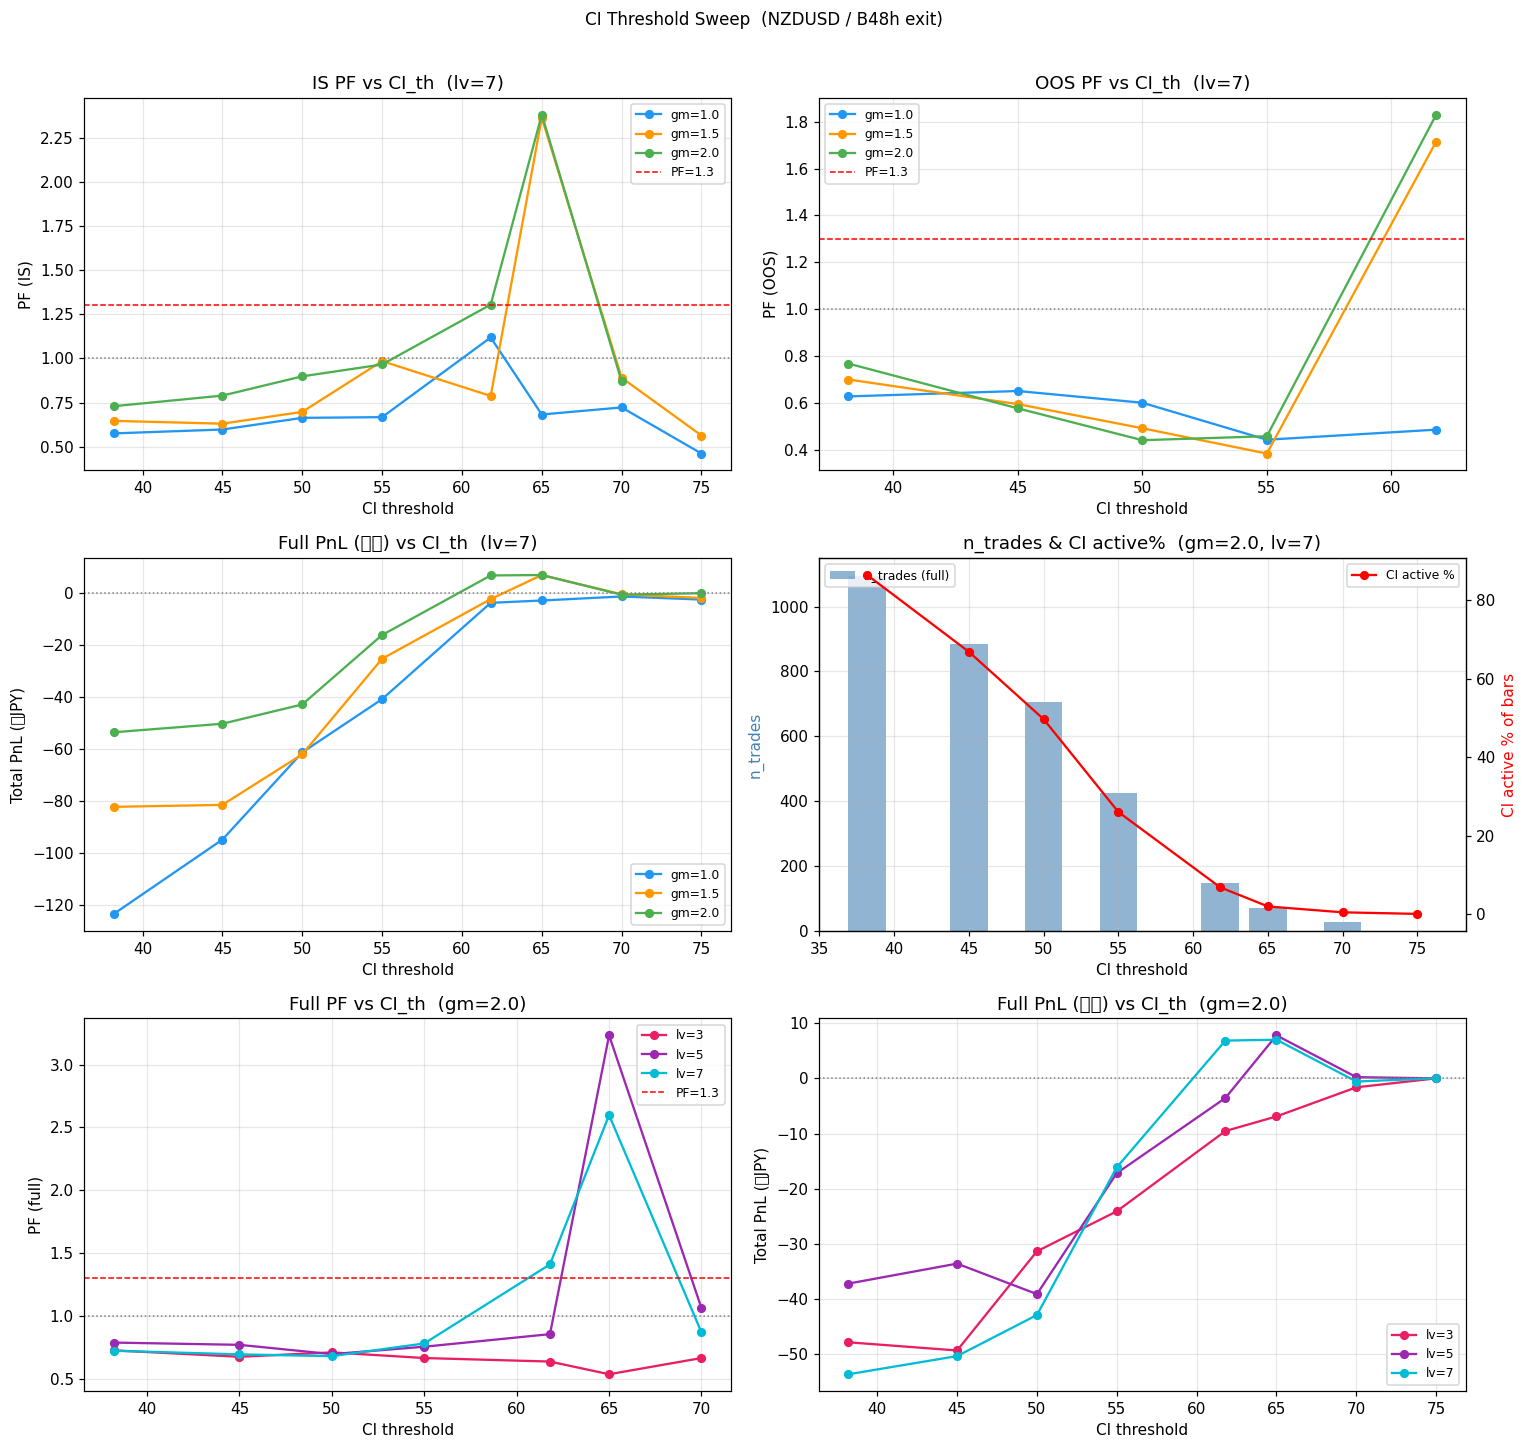

Source code (Python):
"""
grid_ci_sweep.py  --  Choppiness Index 閾値スイープ  (NZDUSD)

固定設定:
  exit = B48  (max_levels 到達から 48h で全決済)
  use_adx = False, use_relaltr = False

スイープ:
  Part 1: CI_th × gm  (lv=7 固定)
    CI_th : [38.2, 45, 50, 55, 61.8, 65, 70, 75]
    gm    : [1.0, 1.5, 2.0]
    → full period + IS(70%)/OOS(30%) 並列表示

  Part 2: CI_th × lv  (gm=2.0 固定)
    CI_th : 上記と同じ
    lv    : [3, 5, 7]
    → full period のみ

Output: optimizer/grid_ci_sweep_result.csv
        optimizer/grid_ci_sweep.png
"""

import sys
import warnings
from pathlib import Path

import matplotlib.pyplot as plt
import numpy as np
import pandas as pd

sys.path.insert(0, str(Path(__file__).parent))
from grid_bt_v2 import load_data, build_indicators, run_backtest

warnings.filterwarnings('ignore')

OUTPUT_DIR  = Path(__file__).parent
OUTPUT_CSV  = str(OUTPUT_DIR / 'grid_ci_sweep_result.csv')
CHART_PATH  = str(OUTPUT_DIR / 'grid_ci_sweep.png')

# ---------------------------------------------------------------
# Sweep settings
# ---------------------------------------------------------------
CI_TH_LIST      = [38.2, 45, 50, 55, 61.8, 65, 70, 75]
GM_LIST         = [1.0, 1.5, 2.0]
LV_LIST         = [3, 5, 7]
FIXED_LV        = 7
FIXED_GM        = 2.0
FIXED_EH        = 48
IS_RATIO        = 0.70
MIN_TRADES      = 10


# ---------------------------------------------------------------
# Helper: single run returning flat metrics dict
# ---------------------------------------------------------------

def one_run(df, conv, ind, ci_th, gm, lv, label='full'):
    m, eq = run_backtest(
        df, conv, ind,
        grid_mult    = gm,
        max_levels   = int(lv),
        exit_type    = 'B',
        exit_param   = FIXED_EH,
        use_ci       = True,
        use_adx      = False,
        use_relaltr  = False,
        ci_threshold = ci_th,
    )
    if m is None or m['n_trades'] < MIN_TRADES:
        return {'PF': np.nan, 'WR': np.nan, 'n_trades': 0,
                'total_pnl_jpy': 0, 'max_dd_pct': np.nan,
                'avg_hold_h': np.nan, 'label': label}
    return {**m, 'label': label}


def ci_active_pct(ind, ci_th):
    """% of bars where CI > ci_th (filter passes)."""
    ci = ind['ci_d1']
    valid = ci[~np.isnan(ci)]
    return round(float((valid > ci_th).mean() * 100), 1)


# ---------------------------------------------------------------
# Main
# ---------------------------------------------------------------

def main():
    print('[INFO] Loading NZDUSD...')
    df, conv_arr = load_data()
    n = len(df)
    print(f'[INFO] {n} bars  {df.index[0].date()} -> {df.index[-1].date()}')

    print('[INFO] Computing indicators...')
    ind = build_indicators(df)

    s70 = int(n * IS_RATIO)
    df_is,  conv_is,  ind_is  = (df.iloc[:s70],  conv_arr[:s70],
                                  {k: v[:s70] for k, v in ind.items()})
    df_oos, conv_oos, ind_oos = (df.iloc[s70:],  conv_arr[s70:],
                                  {k: v[s70:] for k, v in ind.items()})
    print(f'[INFO] IS : {df_is.index[0].date()} - {df_is.index[-1].date()} '
          f'({len(df_is)} bars)')
    print(f'[INFO] OOS: {df_oos.index[0].date()} - {df_oos.index[-1].date()} '
          f'({len(df_oos)} bars)')

    # =====================================================
    # Part 1: CI_th × gm  (lv=FIXED_LV)
    # =====================================================
    print(f'\n[Part 1] CI_th × gm  (lv={FIXED_LV}, eh={FIXED_EH}h)')
    rows_p1 = []
    total_p1 = len(CI_TH_LIST) * len(GM_LIST) * 3  # full + IS + OOS
    done = 0
    for ci_th in CI_TH_LIST:
        pct = ci_active_pct(ind, ci_th)
        for gm in GM_LIST:
            done += 3
            if done % 30 == 0:
                print(f'  ... {done}/{total_p1}')
            full = one_run(df,    conv_arr, ind,    ci_th, gm, FIXED_LV, 'full')
            is_r = one_run(df_is, conv_is,  ind_is, ci_th, gm, FIXED_LV, 'IS')
            oo_r = one_run(df_oos,conv_oos, ind_oos,ci_th, gm, FIXED_LV, 'OOS')
            rows_p1.append({
                'part':       1,
                'ci_th':      ci_th,
                'ci_pct':     pct,
                'gm':         gm,
                'lv':         FIXED_LV,
                'full_PF':    full['PF'],   'full_n': full['n_trades'],
                'full_PnL':   full['total_pnl_jpy'],
                'full_DD':    full['max_dd_pct'],
                'full_hold':  full['avg_hold_h'],
                'IS_PF':      is_r['PF'],   'IS_n': is_r['n_trades'],
                'IS_PnL':     is_r['total_pnl_jpy'],
                'OOS_PF':     oo_r['PF'],   'OOS_n': oo_r['n_trades'],
                'OOS_PnL':    oo_r['total_pnl_jpy'],
                'OOS_DD':     oo_r['max_dd_pct'],
            })

    # =====================================================
    # Part 2: CI_th × lv  (gm=FIXED_GM)
    # =====================================================
    print(f'\n[Part 2] CI_th × lv  (gm={FIXED_GM}, eh={FIXED_EH}h)')
    rows_p2 = []
    for ci_th in CI_TH_LIST:
        pct = ci_active_pct(ind, ci_th)
        for lv in LV_LIST:
            full = one_run(df, conv_arr, ind, ci_th, FIXED_GM, lv, 'full')
            rows_p2.append({
                'part':       2,
                'ci_th':      ci_th,
                'ci_pct':     pct,
                'gm':         FIXED_GM,
                'lv':         lv,
                'full_PF':    full['PF'],
                'full_n':     full['n_trades'],
                'full_PnL':   full['total_pnl_jpy'],
                'full_DD':    full['max_dd_pct'],
                'full_hold':  full['avg_hold_h'],
            })

    # ---- Save CSV ----
    all_rows = rows_p1 + rows_p2
    result_df = pd.DataFrame(all_rows)
    result_df.to_csv(OUTPUT_CSV, index=False)
    print(f'\n[INFO] Saved: {OUTPUT_CSV}')

    # ---- Print Part 1 summary ----
    pd.set_option('display.width', 180)
    df1 = pd.DataFrame(rows_p1)
    print('\n=== Part 1: CI_th × gm  (lv=7, IS/OOS) ===')
    print(df1[['ci_th', 'ci_pct', 'gm',
               'IS_PF', 'IS_n', 'IS_PnL',
               'OOS_PF', 'OOS_n', 'OOS_PnL', 'OOS_DD',
               'full_PF', 'full_n', 'full_hold']].to_string(index=False))

    # ---- Print Part 2 summary ----
    df2 = pd.DataFrame(rows_p2)
    print('\n=== Part 2: CI_th × lv  (gm=2.0, full) ===')
    # Pivot: ci_th × lv for full_PF
    piv_pf = df2.pivot(index='ci_th', columns='lv', values='full_PF').round(3)
    piv_n  = df2.pivot(index='ci_th', columns='lv', values='full_n')
    print('PF:')
    print(piv_pf.to_string())
    print('\nn_trades:')
    print(piv_n.to_string())

    # ---- Charts ----
    fig, axes = plt.subplots(3, 2, figsize=(14, 13))
    fig.suptitle(f'CI Threshold Sweep  (NZDUSD / B{FIXED_EH}h exit)',
                 fontsize=11, y=1.01)

    colors = {'1.0': '#2196F3', '1.5': '#FF9800', '2.0': '#4CAF50'}
    lv_colors = {3: '#E91E63', 5: '#9C27B0', 7: '#00BCD4'}

    # [0,0] IS PF vs CI_th by gm
    ax = axes[0, 0]
    for gm in GM_LIST:
        sub = df1[df1['gm'] == gm].sort_values('ci_th')
        ax.plot(sub['ci_th'], sub['IS_PF'], 'o-', label=f'gm={gm}',
                color=colors[str(gm)], linewidth=1.5, markersize=5)
    ax.axhline(1.3, color='red', ls='--', lw=1, label='PF=1.3')
    ax.axhline(1.0, color='gray', ls=':', lw=1)
    ax.set_title(f'IS PF vs CI_th  (lv={FIXED_LV})')
    ax.set_xlabel('CI threshold'); ax.set_ylabel('PF (IS)')
    ax.legend(fontsize=8); ax.grid(True, alpha=0.3)

    # [0,1] OOS PF vs CI_th by gm
    ax = axes[0, 1]
    for gm in GM_LIST:
        sub = df1[df1['gm'] == gm].sort_values('ci_th')
        ax.plot(sub['ci_th'], sub['OOS_PF'], 'o-', label=f'gm={gm}',
                color=colors[str(gm)], linewidth=1.5, markersize=5)
    ax.axhline(1.3, color='red', ls='--', lw=1, label='PF=1.3')
    ax.axhline(1.0, color='gray', ls=':', lw=1)
    ax.set_title(f'OOS PF vs CI_th  (lv={FIXED_LV})')
    ax.set_xlabel('CI threshold'); ax.set_ylabel('PF (OOS)')
    ax.legend(fontsize=8); ax.grid(True, alpha=0.3)

    # [1,0] full_PnL vs CI_th by gm
    ax = axes[1, 0]
    for gm in GM_LIST:
        sub = df1[df1['gm'] == gm].sort_values('ci_th')
        ax.plot(sub['ci_th'], sub['full_PnL'] / 1000, 'o-', label=f'gm={gm}',
                color=colors[str(gm)], linewidth=1.5, markersize=5)
    ax.axhline(0, color='gray', ls=':', lw=1)
    ax.set_title(f'Full PnL (千円) vs CI_th  (lv={FIXED_LV})')
    ax.set_xlabel('CI threshold'); ax.set_ylabel('Total PnL (千JPY)')
    ax.legend(fontsize=8); ax.grid(True, alpha=0.3)

    # [1,1] n_trades vs CI_th (% ci_active on twin axis)
    ax  = axes[1, 1]
    ax2 = ax.twinx()
    sub0 = df1[df1['gm'] == FIXED_GM].sort_values('ci_th')
    ax.bar(sub0['ci_th'], sub0['full_n'], width=2.5, alpha=0.6,
           color='steelblue', label='n_trades (full)')
    ax2.plot(sub0['ci_th'], sub0['ci_pct'], 'ro-', lw=1.5, ms=5,
             label='CI active %')
    ax.set_title(f'n_trades & CI active%  (gm={FIXED_GM}, lv={FIXED_LV})')
    ax.set_xlabel('CI threshold')
    ax.set_ylabel('n_trades', color='steelblue')
    ax2.set_ylabel('CI active % of bars', color='red')
    ax.legend(loc='upper left', fontsize=8)
    ax2.legend(loc='upper right', fontsize=8)
    ax.grid(True, alpha=0.3)

    # [2,0] Part 2: full PF vs CI_th by lv
    ax = axes[2, 0]
    for lv in LV_LIST:
        sub = df2[df2['lv'] == lv].sort_values('ci_th')
        ax.plot(sub['ci_th'], sub['full_PF'], 'o-', label=f'lv={lv}',
                color=lv_colors[lv], linewidth=1.5, markersize=5)
    ax.axhline(1.3, color='red', ls='--', lw=1, label='PF=1.3')
    ax.axhline(1.0, color='gray', ls=':', lw=1)
    ax.set_title(f'Full PF vs CI_th  (gm={FIXED_GM})')
    ax.set_xlabel('CI threshold'); ax.set_ylabel('PF (full)')
    ax.legend(fontsize=8); ax.grid(True, alpha=0.3)

    # [2,1] Part 2: full PnL vs CI_th by lv
    ax = axes[2, 1]
    for lv in LV_LIST:
        sub = df2[df2['lv'] == lv].sort_values('ci_th')
        ax.plot(sub['ci_th'], sub['full_PnL'] / 1000, 'o-', label=f'lv={lv}',
                color=lv_colors[lv], linewidth=1.5, markersize=5)
    ax.axhline(0, color='gray', ls=':', lw=1)
    ax.set_title(f'Full PnL (千円) vs CI_th  (gm={FIXED_GM})')
    ax.set_xlabel('CI threshold'); ax.set_ylabel('Total PnL (千JPY)')
    ax.legend(fontsize=8); ax.grid(True, alpha=0.3)

    plt.tight_layout()
    plt.savefig(CHART_PATH, dpi=110, bbox_inches='tight')
    print(f'[INFO] Chart saved: {CHART_PATH}')
    plt.show()


if __name__ == '__main__':
    main()
